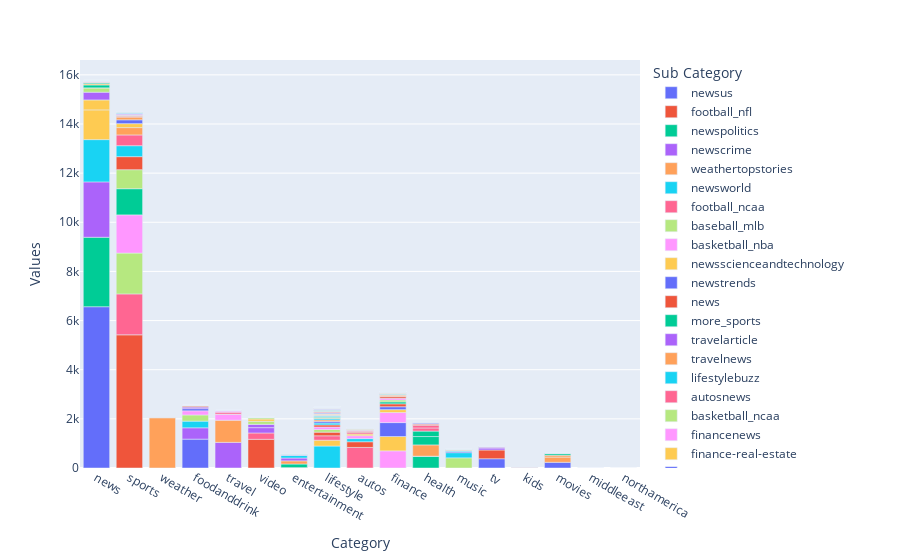

The code cell stored with this chart in its notebook:
### Code cell
# visualization 
index=[]
for i in c.index:
    index.append(np.array(i))
index=np.array(index)



df2=pd.DataFrame(columns=['Category','Sub Category','Values'])
df2['Category']=index[:,0]
df2['Sub Category']=index[:,1]
df2['Values']=c.values



px.bar(data_frame=df2,x='Category',y='Values',color='Sub Category')
